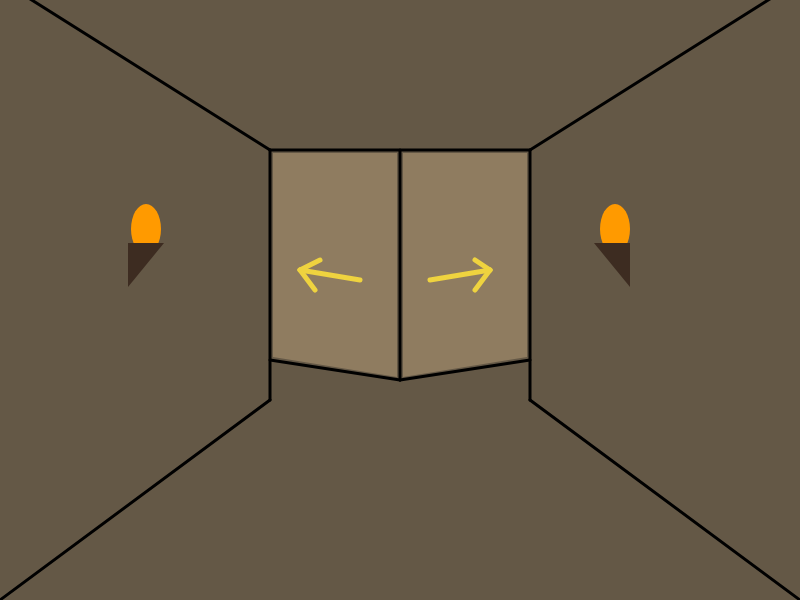
Frame 1 (no input)
Frame 60 (no input): identical to frame 1, image omitted
Frame 120 (the mouse pressed at the canvas centre since frame 60): identical to frame 1, image omitted

The p5.js sketch that drew this single still picture (run headless with seeded random() and noise() and a simulated clock; from frame 60 on, the mouse is pressed at the canvas centre):

// p5.js sketch
// ── sketch.js
function setup( ) {
   createCanvas(800, 600);
   background(100, 88, 70);

    strokeWeight(3)
    stroke(0)
    line(0, -20, 270, 150)//topleftdiagnal
    line(0, 600, 270, 400)//bottomleftdiagnal
    line(270, 150, 270, 400)//leftwallvertical
    line(800, -20, 530, 150)//toprightdiagnal
    line(800, 600, 530, 400)//bottomrightdiagnal
    line(530, 150, 530, 400)//rightwallvertical
    line(270, 150, 530, 150)//tophorizontal
    line(270, 360, 400, 380)//leftfloor
    line(400, 380, 530, 360)//rightfloor
    line(400, 380, 400, 150)//middle line

    fill(143, 124, 96)
    noStroke()
    quad(273, 153, 397, 153, 397, 377, 273, 357)
    quad(403, 153, 527, 153, 527, 357, 403, 377)

    strokeWeight(5)
    stroke(239, 211, 63)
    line( 300, 270, 360, 280)
    line( 300, 270, 320, 260)
    line( 300, 270, 315, 290)
    line( 430, 280, 490, 270)
    line( 490, 270, 475, 260)
    line( 490, 270, 475, 290)

    noStroke()
    fill(255, 154, 0)
    ellipse(146, 229, 30, 50)
    ellipse( 615, 229, 30, 50)
    fill(61, 44, 33)
    triangle(128, 243, 164, 243, 128, 287)
    triangle(630, 243, 594, 243, 630, 287)
   

}

// var leftHallX = ;

function draw() {
    print(mouseX, mouseY);
}

var treasureRoom = false;
var deadEnd = false;

var leftHallX = 331;
var leftHallY = 263;
var leftHallD = 65;

var rightHallX = 464;
var rightHallY = 258;
var rightHallD = 67;

var chestX = 396;
var chestY = 370;
var chestD = 100;

var rightRoomY = 258; //400;
var rightRoomX = 400; //258;
var rightRoomD = 50;



function mousePressed() {
   
    if ( treasureRoom == false && deadEnd == false && dist (mouseX, mouseY, leftHallX, leftHallY) < leftHallD) {
        createCanvas(800, 600);
        background(100, 88, 70);
        stroke(0);
        strokeWeight(3);
        line(0, 600, 270, 400);//bottomleftdiagnal
        line(800, 600, 530, 400);//bottomrightdiagnal
        line(270, 400, 530, 400);//middlefloor
        line(270, 400, 270, 0);//leftvertical
        line(530, 400, 530, 0);
        fill(72, 52, 34);
        stroke(0);
        strokeWeight(2);
        quad( 300, 300, 500, 300, 500, 450, 300, 450);//chest
        strokeWeight(3.5);
        line(300, 360, 500, 360);
        fill(236, 142, 0);
        rect(393, 360, 15, 20);
        treasureRoom = true;
    }


    
    if( treasureRoom == false && deadEnd == false && dist (mouseX, mouseY, rightHallX, rightHallY) < rightHallD) {
        createCanvas(800, 600);
        background(100, 88, 70);
        stroke(0);
        strokeWeight(5);
        line(0, 600, 163, 386);
        line(800, 600, 637, 386);
        line(163, 386, 637, 386);
        line(163, 0, 163, 386);
        line(637, 0, 637, 386);
        stroke(239, 211, 63);
        line(400, 300, 400, 215);
        line(400, 215, 380, 245);
        line(400, 215, 420, 245);
      deadEnd =true;

    }



    if ( deadEnd == true && dist (mouseX, mouseY, rightRoomX, rightRoomY) < rightRoomD) {
        createCanvas( 800, 600);
        background(0);
        textSize(65);
        text( 'DEAD END', 230, 300);
        fill(255, 255, 255);
        
    }


    if ( treasureRoom == true && dist (mouseX, mouseY, chestX, chestY) < chestD) {
       createCanvas( 800, 600);
        background( 236, 142, 0);
        textSize(85);
        fill(0);
        text( 'FOUND CHEST', 95, 200);
        textSize(60);
        text( '1 out of 2', 272, 350);

    }

  

}

   
    
